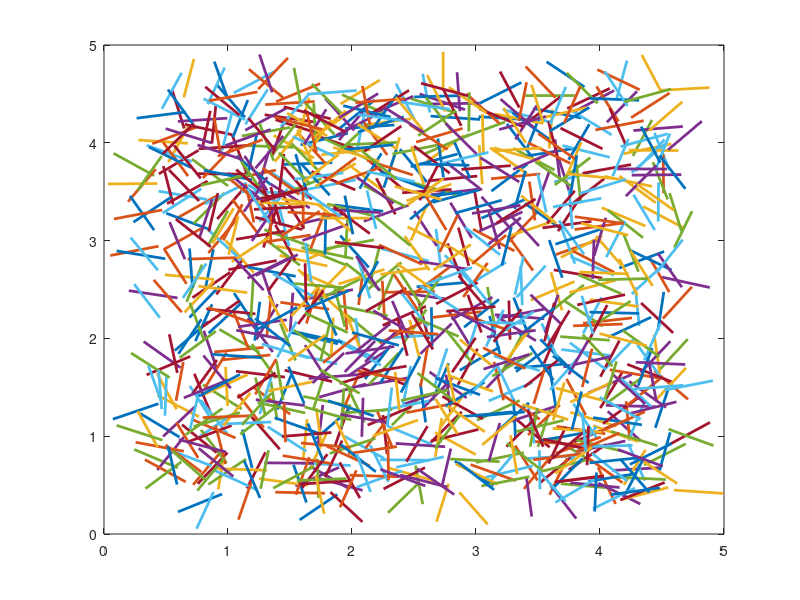

MATLAB code to generate this figure:
S	=	4;					% Scale factor
N	=	1000;				% Number of needles
NoP	=	10;					% Number of planks
L	=	S/NoP;
size =	5;

disp(N);

x_coord = L + rand(1,N) * (size - 2*L);
y_coord = L + rand(1,N) * (size - 2*L);

angles = rand(1, N) * 360;
x_angle = x_coord + L * cosd(angles);
y_angle = y_coord + L * sind(angles);

plot([x_coord; x_angle], [y_coord; y_angle], 'LineWidth', 2);